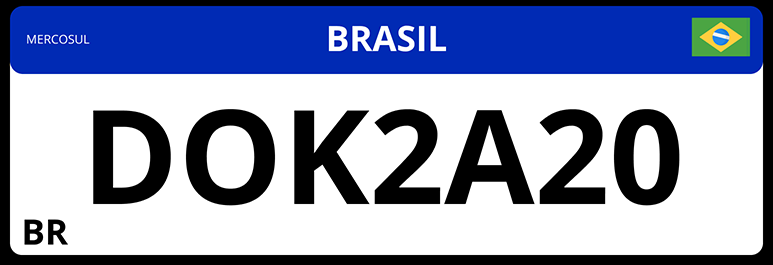
#> input picture Imagens/placa.png, 773 x 265 px, found by its file name
$ python 03_limiarizacao_media_movel.py
#> lines starting #> are read from the running program, lines starting #| are printed output that depends on the picture; after the words box and inside, x2 and y2 are one past the last pixel; in counts of white or black regions, pixels touching at a corner belong together
#> further down, imagem is the input picture: shape (265, 773, 3); mean B, G, R 179.3, 148.3, 138.1
import cv2

def limiarizacao_media_movel(imagem, tamanho_bloco, constante):
    # Converte a imagem para escala de cinza
#> called with tamanho_bloco = 11, constante = 2
    img_gray = cv2.cvtColor(imagem, cv2.COLOR_BGR2GRAY)
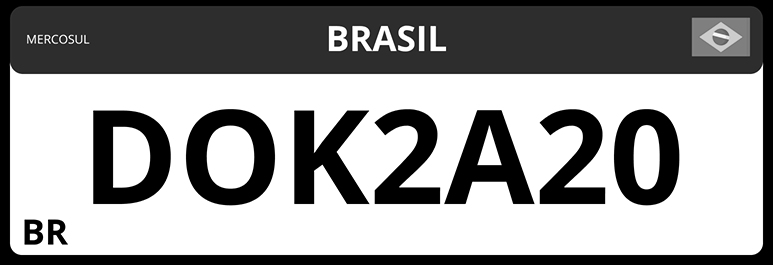
#> img_gray: shape (265, 773); min 0, max 255, mean 148.8

    # Aplica a limiarização por média móvel
    imagem_limiarizada = cv2.adaptiveThreshold(img_gray, 255, cv2.ADAPTIVE_THRESH_MEAN_C,
                                               cv2.THRESH_BINARY, tamanho_bloco, constante)
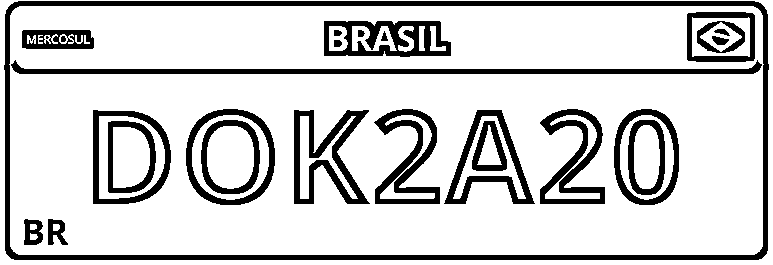
#> imagem_limiarizada: shape (265, 773); 81.1% white; 27 black regions (1 under 20 px), largest, box (x1, y1, x2, y2) and area: (4, 1, 769, 260) 10078, (11, 60, 762, 74) 3814, (294, 110, 370, 204) 2716

    return imagem_limiarizada

# Carrega a imagem de entrada
imagem = cv2.imread('imagens/placa.png')

# Verifica se a imagem foi carregada corretamente
if imagem is None:
    print("Não foi possível carregar a imagem.")
    exit()

# Define o tamanho do bloco (vizinhança) e a constante de subtração
tamanho_bloco = 11  # Tamanho da vizinhança para calcular a média (deve ser ímpar)
constante = 2       # Constante subtraída da média calculada

# Aplica a limiarização por média móvel
imagem_limiarizada = limiarizacao_media_movel(imagem, tamanho_bloco, constante)

# Mostra a imagem original e a imagem limiarizada
cv2.imshow('Imagem Original', imagem)
cv2.imshow('Imagem Limiarizada por Media Movel', imagem_limiarizada)

# Aguarda o fechamento das janelas
cv2.waitKey(0)
cv2.destroyAllWindows()

$ run again, with Imagens/caderno.jpg saved as Imagens/placa.png
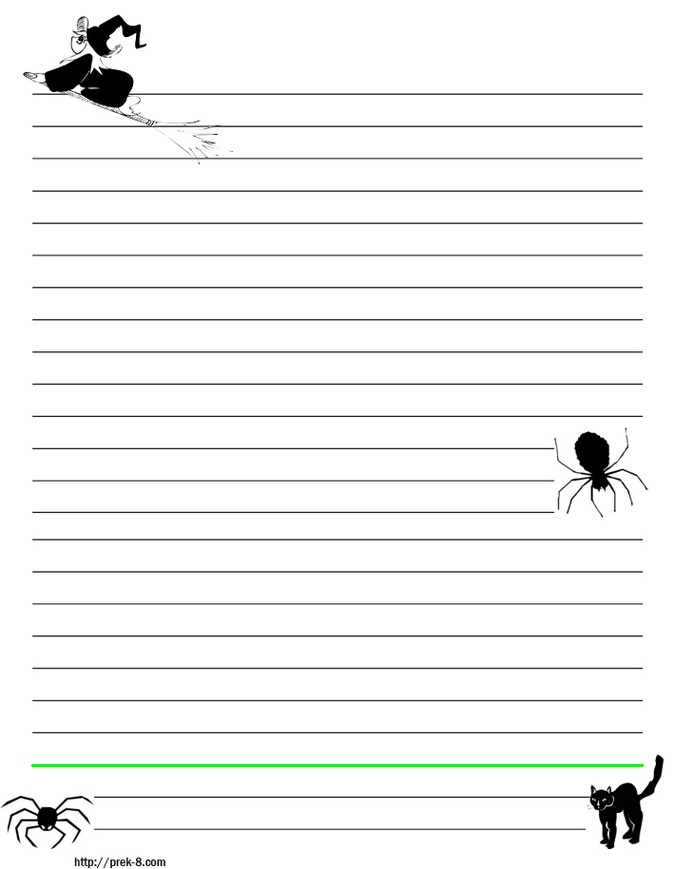
#> input picture Imagens/caderno.jpg, 675 x 869 px, found by its file name
#> imagem is the input picture: shape (869, 675, 3); mean B, G, R 243.2, 243.9, 243.2
#> in limiarizacao_media_movel, `imagem_limiarizada = cv2.adaptiveThreshold(img_gray, 255, cv2.ADAPTIVE..`:
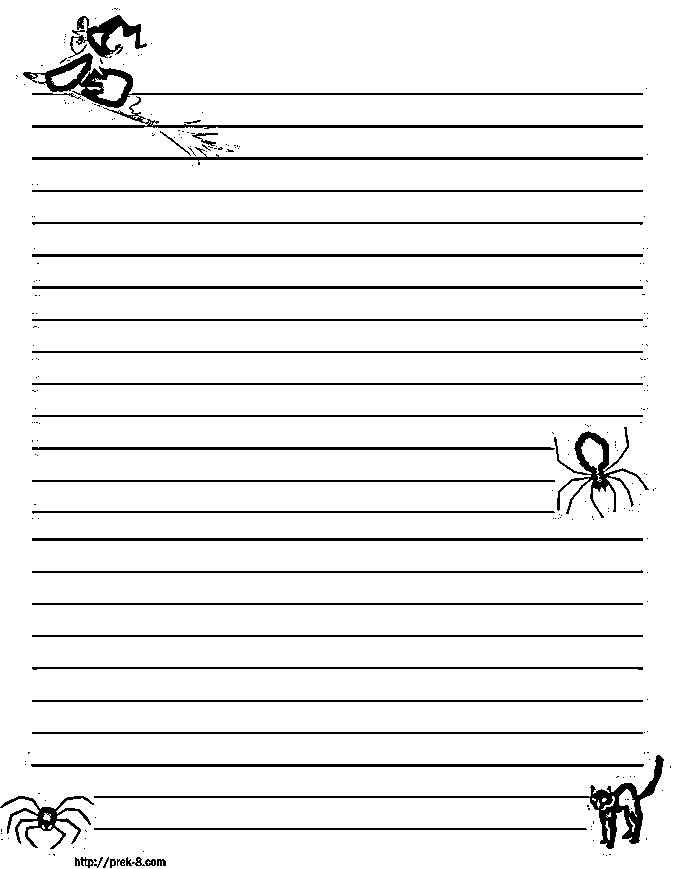
#> imagem_limiarizada: shape (869, 675); 92.9% white; 252 black regions (210 under 20 px), largest, box (x1, y1, x2, y2) and area: (94, 755, 664, 849) 3074, (23, 53, 643, 108) 2912, (32, 96, 643, 129) 2030

$ run again, with Imagens/numeros.jpg saved as Imagens/placa.png
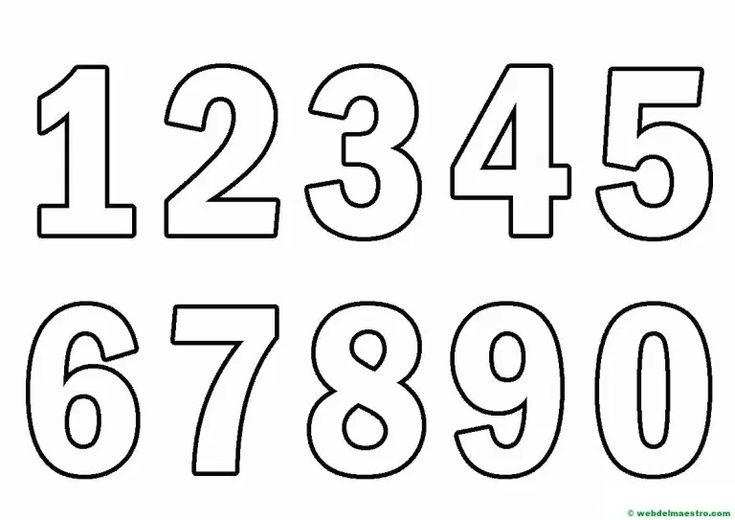
#> input picture Imagens/numeros.jpg, 735 x 520 px, found by its file name
#> imagem is the input picture: shape (520, 735, 3); mean B, G, R 232.3, 232.4, 232.3
#> in limiarizacao_media_movel, `imagem_limiarizada = cv2.adaptiveThreshold(img_gray, 255, cv2.ADAPTIVE..`:
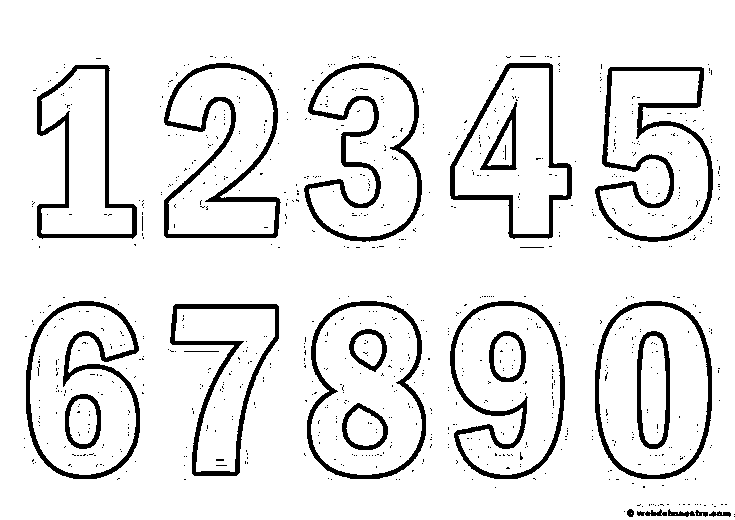
#> imagem_limiarizada: shape (520, 735); 90.9% white; 959 black regions (936 under 20 px), largest, box (x1, y1, x2, y2) and area: (595, 67, 713, 242) 3653, (304, 63, 422, 242) 3462, (164, 63, 281, 238) 3397
